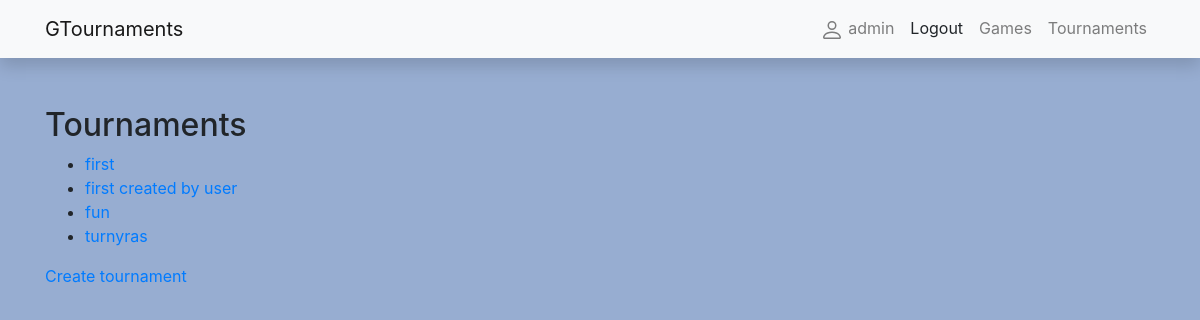
Screenshot of /tournaments/tournaments/ (signed in) with the database file from the repository.
### tournaments/models.py (models this page shows, shortened)
class Tournament(models.Model):
    name = models.CharField("name", max_length=100)
    game = models.ForeignKey(Game, on_delete=models.CASCADE)
    start_date = models.DateField()
    created_by = models.ForeignKey(User, on_delete=models.CASCADE)
    upvotes = models.ManyToManyField(User, related_name="tournament_upvotes", blank=True)
    STATUS_CHOICES = [
        ('u', 'Upcoming'),
        ('o', 'Ongoing'),
        ('c', 'Completed'),
    ]
    status = models.CharField(max_length=1, choices=STATUS_CHOICES, default='u')

### tournaments/views.py (the view)
# urls.py: path("tournaments/", views.TournamentListView.as_view(), name="tournament-list"),
class TournamentListView(generic.ListView):
    model = Tournament
    template_name = "tournament_list.html"
    context_object_name = "tournaments"

### tournaments/templates/tournament_list.html
{% extends 'base.html' %}
{% block content %}
<h2>Tournaments</h2>
<ul>
    {% for tournament in tournaments %}
        <li><a href="{% url 'tournament-detail' tournament.id %}">{{ tournament.name }}</a></li>
    {% endfor %}
</ul>
<a href="{% url 'tournament-create' %}">Create tournament</a>
{% endblock %}

### tournaments/templates/base.html (shortened to what this page needs)
<!DOCTYPE html>
<html lang="en">
<head>
    <link
            rel="stylesheet"
            href="https://stackpath.bootstrapcdn.com/bootstrap/4.1.3/css/bootstrap.min.css"
    />
    <link
            rel="stylesheet"
            href="https://cdnjs.cloudflare.com/ajax/libs/font-awesome/4.7.0/css/font-awesome.min.css"
    />
    {% load static %}
    <link rel="stylesheet" href="{% static 'css/styles.css' %}"/>
</head>
<body>
<nav
        class="navbar navbar-expand-lg navbar-light bg-light static-top mb-5 shadow"
>
    <div class="container">
        <a class="navbar-brand" href="{% url 'index_nm' %}">
            GTournaments</a
        >
        <div class="collapse navbar-collapse" id="navbarResponsive">
            <ul class="navbar-nav ml-auto">
                {% if user.is_authenticated %}
                <li class="nav-item">
                    <a class="nav-link" href="{% url 'user-profile' %}">
                        {{ user.username }}</a>
                </li>
                <li class="nav-item">
                    <form action="{% url 'logout' %}" method="post" style="display:inline;">
                        <button type="submit" class="nav-link"
                                style="border: none; background: none; color: inherit; cursor: pointer;">
                            Logout
                        </button>
                    </form>
                </li>
                {% endif %}
                <li class="nav-item">
                    <a class="nav-link" href="{% url 'game-all' %}">Games</a>
                </li>
                <li class="nav-item">
                    <a class="nav-link" href="{% url 'tournament-list' %}">Tournaments</a>
                </li>
            </ul>
        </div>
    </div>
</nav>
<div class="container">{% block content %}{% endblock %}</div>
</body>
</html>

### rows the page displays
Tournament: name "first"
Tournament: name "first created by user"
Tournament: name "fun"
Tournament: name "turnyras"

### other values shown
{{ user.username }} "admin"
